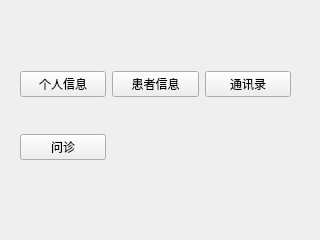
<?xml version="1.0" encoding="UTF-8"?>
<ui version="4.0">
 <class>DoctorMainView</class>
 <widget class="QWidget" name="DoctorMainView">
  <property name="geometry">
   <rect>
    <x>0</x>
    <y>0</y>
    <width>320</width>
    <height>240</height>
   </rect>
  </property>
  <property name="windowTitle">
   <string>Form</string>
  </property>
  <widget class="QWidget" name="layoutWidget">
   <property name="geometry">
    <rect>
     <x>20</x>
     <y>40</y>
     <width>271</width>
     <height>151</height>
    </rect>
   </property>
   <layout class="QGridLayout" name="gridLayout">
    <item row="2" column="0">
     <widget class="QPushButton" name="pushButton">
      <property name="text">
       <string>个人信息</string>
      </property>
     </widget>
    </item>
    <item row="2" column="1">
     <widget class="QPushButton" name="pushButton_2">
      <property name="text">
       <string>患者信息</string>
      </property>
     </widget>
    </item>
    <item row="4" column="0">
     <widget class="QPushButton" name="pushButton_3">
      <property name="text">
       <string>问诊</string>
      </property>
     </widget>
    </item>
    <item row="2" column="2">
     <widget class="QPushButton" name="pushButton_5">
      <property name="text">
       <string>通讯录</string>
      </property>
     </widget>
    </item>
   </layout>
  </widget>
 </widget>
 <resources/>
 <connections/>
</ui>
